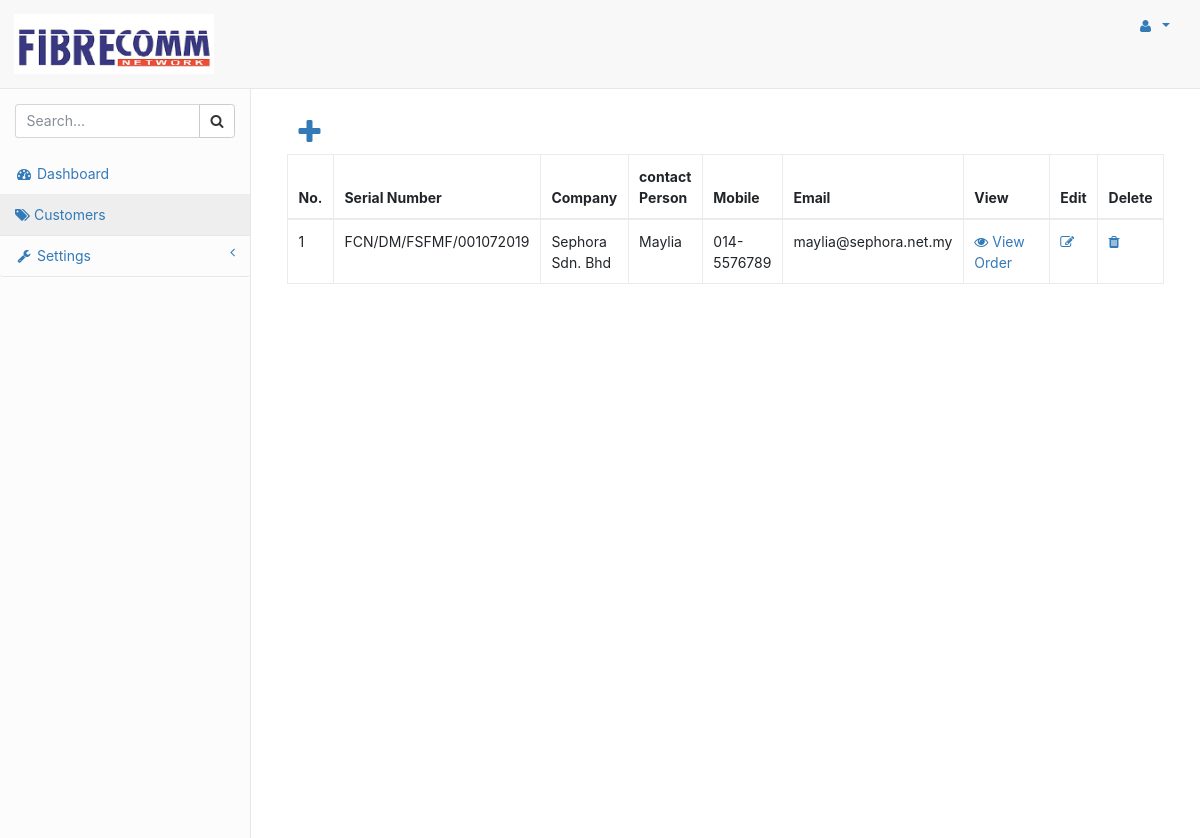
Page /pages/cust_form.php on the committed database.
### tables this page shows
CREATE TABLE `addcustdb` (
  `ccompanyid` int(50) NOT NULL,
  `ccompany` varchar(255) NOT NULL,
  `ccontactperson` varchar(255) NOT NULL,
  `cmobile` varchar(255) NOT NULL,
  `cemail` varchar(255) NOT NULL,
  `serial_idnum` varchar(255) NOT NULL,
  `user_id` int(11) NOT NULL
);

### pages/cust_form.php (the view, shortened to what this page needs)
<?php
include "includes/db1.php";
?>
<!DOCTYPE html>
<html lang="en">
<head>
    <link href="../vendor/bootstrap/css/bootstrap.min.css" rel="stylesheet">
    <link href="../vendor/metisMenu/metisMenu.min.css" rel="stylesheet">
    <link href="../dist/css/sb-admin-2.css" rel="stylesheet">
    <link href="../vendor/font-awesome/css/font-awesome.min.css" rel="stylesheet" type="text/css">
<body>
<div id="wrapper">
    <header class="align-items-start app-header flex-column flex-md-row navbar navbar-expand-md navbar-light">
        <div class="align-items-baseline d-flex flex-row navbar-brand p-lg-3 pl-3 pr-3 pt-3">
            <a class="" href="indexstaff.php"><img src="../vendor/datatables/images/download.png" width="200" height="60"></a>
        </div>
        <ul class="nav navbar-nav ml-md-auto flex-row navbar-top-links">
            <li class="nav-item dropdown">
                <a class="nav-link dropdown-toggle nav-link" data-toggle="dropdown" href="#" role="button"
                   aria-haspopup="true" aria-expanded="false">
                    <i class="fa fa-user fa-fw"></i>
                </a>
            </li>
        </ul>
    </header>
    <div class="d-md-flex">
        <div class="sidebar" role="navigation">
            <div class="sidebar-nav collapse navbar-collapse show" id="side-menu-wrapper">
                <ul class="nav navbar-nav navbar-collapse flex-column side-nav list-group" id="side-menu">
                    <li class="sidebar-search">
                        <div class="input-group custom-search-form">
                            <input type="text" class="form-control" placeholder="Search...">
                            <span class="input-group-btn">
                                <button class="btn btn-white" type="button">
                                    <i class="fa fa-search"></i>
                                </button>
                            </span>
                        </div>
                    </li>
                    <li class="list-group-item">
                        <a href="indexstaff.php"><i class="fa fa-dashboard fa-fw"></i> Dashboard</a>
                    </li>
                    <li class="list-group-item">
                        <a href="cust_form.php"><i class="fa fa-tags"></i> Customers </a>
                    </li>
                    <li class="list-group-item">
                        <a href="#"><i class="fa fa-wrench fa-fw"></i> Settings<span class="fa arrow"></span></a>
                    </li>
                </ul>
            </div>
        </div>
         <div id="page-wrapper" class="p-4">
            <div class="container-fluid">
                <div class="row">
                        <div class="col-lg-12">
                            <a href="#" class="btn btn-default" data-toggle="modal" data-target="#exampleModalCenter"><i class="fa fa-plus fa-2x"></i></a>
                            <table class="table table-bordered">
                                <thead>
                                    <tr>
                                        <th>No.</th>
                                        <th>Serial Number</th>
                                        <th>Company</th>
                                        <th>contact Person</th>
                                        <th>Mobile</th>
                                        <th>Email</th>
                                        <th width="15%">View</th>
                                        <th>Edit</th>
                                        <th>Delete</th>
                                    </tr>
                                </thead>
                                <tbody>
                                    <?php
                                    $sql = $conn1->query("SELECT * FROM addcustdb");
                                    $count = 1;
                                    if ($sql) {
                                        while ($row = $sql->fetch_assoc()) {
                                            $id = $row['ccompanyid'];
                                            $company = $row['ccompany'];
                                            $contact = $row['ccontactperson'];
                                            $mobile = $row['cmobile'];
                                            $email = $row['cemail'];
                                            $serial_idnum = $row['serial_idnum'];
                                            ?>
                                            <tr>
                                                <td><?php echo $count ?></td>
                                                <td><?php echo $serial_idnum ?></td>
                                                <td><?php echo $company?></td>
                                                <td><?php echo $contact ?></td>
                                                <td><?php echo $mobile ?></td>
                                                <td><?php echo $email ?></td>
                                                <td><a href="custdisplay.php?id=<?php echo $id ?>"><i class="fa fa-eye"></i>  View Order</a></td>
                                                <td><a href="edit_customer.php?id=<?php echo $id ?>"><i class="fa fa-edit"></i></a></td>
                                                <td><a href="delete_cust.php?id=<?php echo $id ?>" onclick="return confirm('are you sure you want to delete ?')"><i class="fa fa-trash"></i></a></td>
                                            </tr>
                                            <?php
                                            $count++;
                                        }
                                    }
                                     ?>
                                </tbody>
                            </table>
                        </div>
                    </div>
            </div>
        </div>
    </div>
</div>
</body>
</html>

### rows in the picture
addcustdb: serial_idnum "FCN/DM/FSFMF/001072019", ccompany "Sephora Sdn. Bhd", ccontactperson "Maylia", cmobile "014-5576789", cemail "maylia@sephora.net.my"
